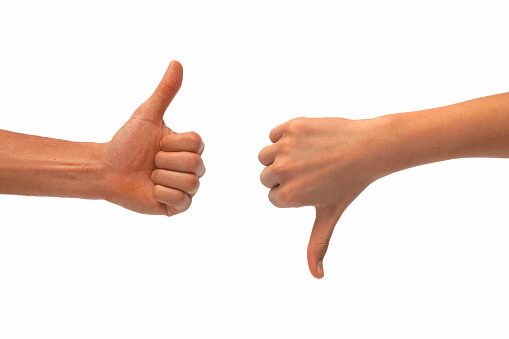
#> input picture images/thumbs_up_down.jpg, 509 x 339 px
$ jupyter execute Lecture12-ContourDetection.ipynb
#> lines starting #> are read from the running program, lines starting #| are printed output that depends on the picture; after the words box and inside, x2 and y2 are one past the last pixel; in counts of white or black regions, pixels touching at a corner belong together
[cell 1]
import cv2
import numpy as np
import matplotlib.pyplot as plt

[cell 2]
imBGR = cv2.imread('images/thumbs_up_down.jpg')
#> imBGR is the input picture: shape (339, 509, 3); mean B, G, R 221.7, 227.3, 242.6
imGray = cv2.cvtColor(imBGR,cv2.COLOR_BGR2GRAY)
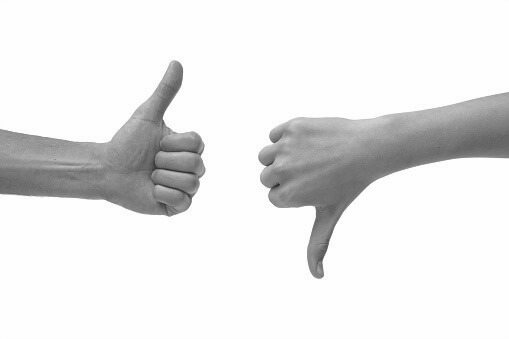
#> imGray: shape (339, 509); min 33, max 255, mean 231.4
imRGB = cv2.cvtColor(imBGR,cv2.COLOR_BGR2RGB)

#Create a  Binary Image

_,binary = cv2.threshold(imGray,220,255,cv2.THRESH_BINARY_INV)
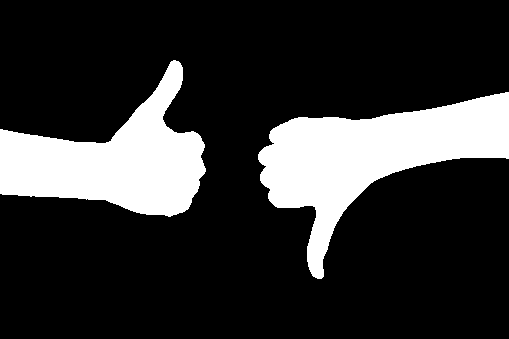
#> binary: shape (339, 509); 19.8% white; 2 white regions
plt.imshow(binary,'gray',vmin=0,vmax=255)
plt.title('Binary Image using THRESH_BINARY_INV')
plt.show()


#https://docs.opencv.org/3.4/d4/d73/tutorial_py_contours_begin.html
#find Contours
contours, hierarchy = cv2.findContours(binary,cv2.RETR_TREE,cv2.CHAIN_APPROX_SIMPLE)
#> contours = 2 contours; box (x1, y1, x2, y2) and area: (258, 92, 509, 279) 18114, (0, 60, 206, 217) 15348
print(f'Number of Contours found: {len(contours)}')
#| Number of Contours found: 2

#Draw Contours

output = cv2.drawContours(imRGB, contours, -1, (0,255,0), 2)
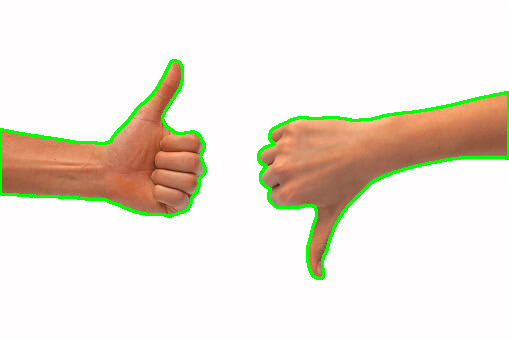
#> output: shape (339, 509, 3); mean R, G, B 236.6, 229.4, 217.3
plt.imshow(output)
plt.title('All Contours drawn')
plt.show()

[cell 3]
#Sample Pipeline for Contour Detection
# Loading >>> GRAY >>> BINARY IMAGE THRESHOLDING >>> MORPHOLOGY >>> CONTOUR DETECTION >>> CONTOUR OPERATIONS

imBGR = cv2.imread('images/noise_out_thumbs_up_down.jpg')
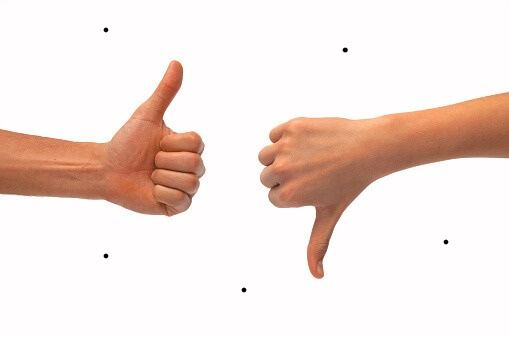
#> input picture images/noise_out_thumbs_up_down.jpg, 509 x 338 px
#> imBGR is the input picture: shape (338, 509, 3); mean B, G, R 221.4, 227.1, 242.3
imGray = cv2.cvtColor(imBGR,cv2.COLOR_BGR2GRAY)
#> imGray: shape (338, 509)
imRGB = cv2.cvtColor(imBGR,cv2.COLOR_BGR2RGB)
#> imRGB: shape (338, 509, 3)

#Create a  Binary Image

_,binary = cv2.threshold(imGray,220,255,cv2.THRESH_BINARY_INV)
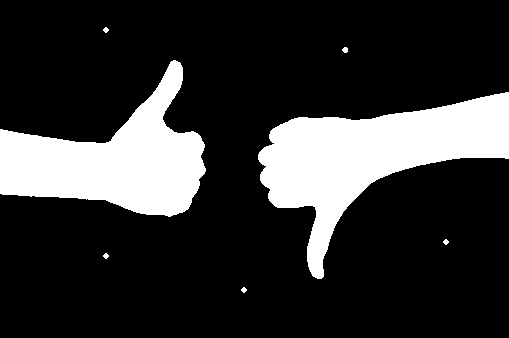
#> binary: shape (338, 509); 19.9% white; 7 white regions, largest, box (x1, y1, x2, y2) and area: (258, 92, 509, 279) 18485, (0, 60, 206, 217) 15656, (342, 47, 348, 53) 28
plt.imshow(binary,'gray',vmin=0,vmax=255)
plt.title('Binary Image using THRESH_BINARY_INV')
plt.show()

#Morphological opening to remove artefactes outside of the hands
SEKernel = np.ones((5,5),np.uint8)
opening = cv2.morphologyEx(binary,cv2.MORPH_OPEN,SEKernel)
#> opening: shape (338, 509); 19.8% white; 2 white regions
plt.imshow(opening,'gray',vmin=0,vmax=255)
plt.title('Morphological Opening')
plt.show()

#Find Contours

contours, hierarchy = cv2.findContours(opening,cv2.RETR_TREE,cv2.CHAIN_APPROX_SIMPLE)
#> contours = 2 contours; box (x1, y1, x2, y2) and area: (258, 92, 509, 279) 18114, (0, 61, 205, 216) 15324
print(f'Number of Contours found: {len(contours)}')
#| Number of Contours found: 2

#Draw Contours

for c in contours:
    hull = cv2.convexHull(c)
    output = cv2.drawContours(imRGB, [hull], 0, (255,0,0), 2)
    output = cv2.drawContours(imRGB, [c], 0, (0,255,0), 2)
#> this loop made 2 passes
#> pass 1, `output = cv2.drawContours(imRGB, [c], 0, (0,255,0), 2)`:
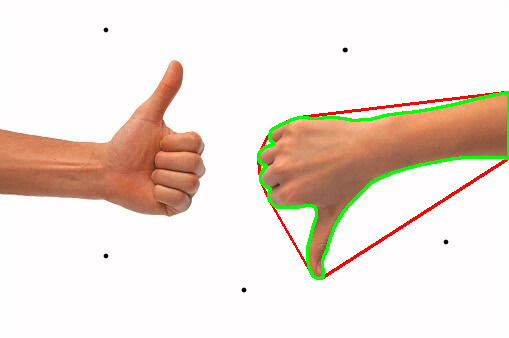
#> output: shape (338, 509, 3); mean R, G, B 239.2, 226, 216.9
#> pass 2, `output = cv2.drawContours(imRGB, [hull], 0, (255,0,0), 2)`:
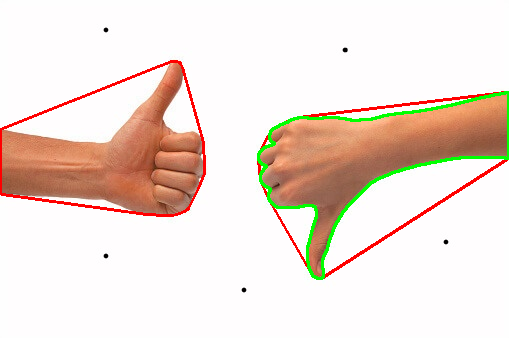
#> output: shape (338, 509, 3); 0.96% of pixels changed, all inside (x1, y1, x2, y2) = (0, 60, 206, 217)
#> pass 2, `output = cv2.drawContours(imRGB, [c], 0, (0,255,0), 2)`:
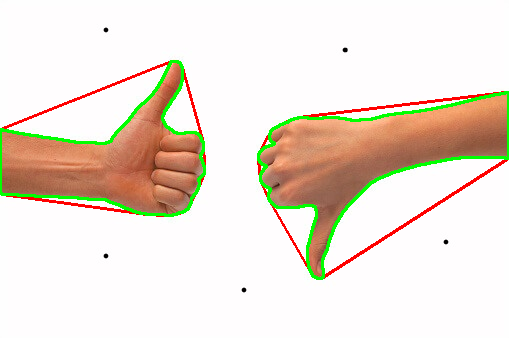
#> output: shape (338, 509, 3); 1.25% of pixels changed, all inside (x1, y1, x2, y2) = (0, 60, 206, 217)


# output = cv2.drawContours(imRGB, contours, -1, (0,255,0), 2)
plt.imshow(imRGB)
plt.show()

[cell 4]
#contour moments , centroid, area and permimeter


imBGR = cv2.imread('images/noise_out_thumbs_up_down.jpg')
imGray = cv2.cvtColor(imBGR,cv2.COLOR_BGR2GRAY)
imRGB = cv2.cvtColor(imBGR,cv2.COLOR_BGR2RGB)

#Create a  Binary Image

_,binary = cv2.threshold(imGray,220,255,cv2.THRESH_BINARY_INV)
plt.imshow(binary,'gray',vmin=0,vmax=255)
plt.title('Binary Image using THRESH_BINARY_INV')
plt.show()

#Morphological opening to remove artefactes outside of the hands
SEKernel = np.ones((5,5),np.uint8)
opening = cv2.morphologyEx(binary,cv2.MORPH_OPEN,SEKernel)
plt.imshow(opening,'gray',vmin=0,vmax=255)
plt.title('Morphological Opening')
plt.show()

#Find Contours

contours, hierarchy = cv2.findContours(opening,cv2.RETR_TREE,cv2.CHAIN_APPROX_SIMPLE)
print(f'Number of Contours found: {len(contours)}')
#| Number of Contours found: 2


for c in contours:
   M=cv2.moments(c)
   print(M)
   cX = int(M["m10"] / M["m00"]) #centroid x
   cY = int(M["m01"] / M["m00"]) #centroid y
   cv2.circle(imRGB, (cX, cY), 5, (0, 0, 255), -1)
   area = cv2.contourArea(c)
   perimeter = cv2.arcLength(c,True)
   cv2.putText(imRGB, f"A:{int(area)}", (cX - 60, cY - 100),
               cv2.FONT_HERSHEY_SIMPLEX, 0.5, (255, 0, 0), 2)
   cv2.putText(imRGB, f"P:{int(perimeter)}", (cX - 60, cY - 80),
               cv2.FONT_HERSHEY_SIMPLEX, 0.5, (255, 0, 0), 2)

   cv2.putText(imRGB, f"C:{cX},{cY}", (cX - 60, cY - 50),
               cv2.FONT_HERSHEY_SIMPLEX, 0.5, (255, 0, 0), 2)
   cv2.drawContours(imRGB, [c], 0, (0,255,0), 2)
#> this loop made 2 passes
#> (cX, cY, area, perimeter) on passes 1 to 2: (371, 155, 18114, 819.5), (112, 160, 15324.5, 692.7)
#> (printed output is left out)
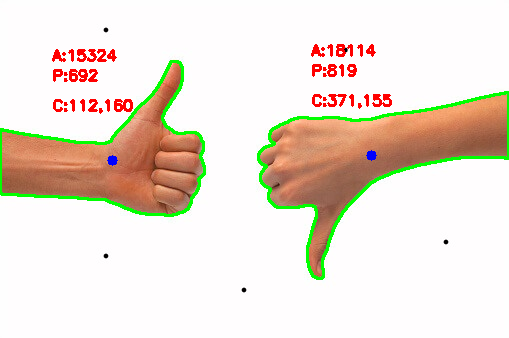
#> imRGB: shape (338, 509, 3); mean R, G, B 236.3, 225.3, 213.5


# output = cv2.drawContours(imRGB, contours, -1, (0,255,0), 2)
plt.imshow(imRGB)
plt.show()
